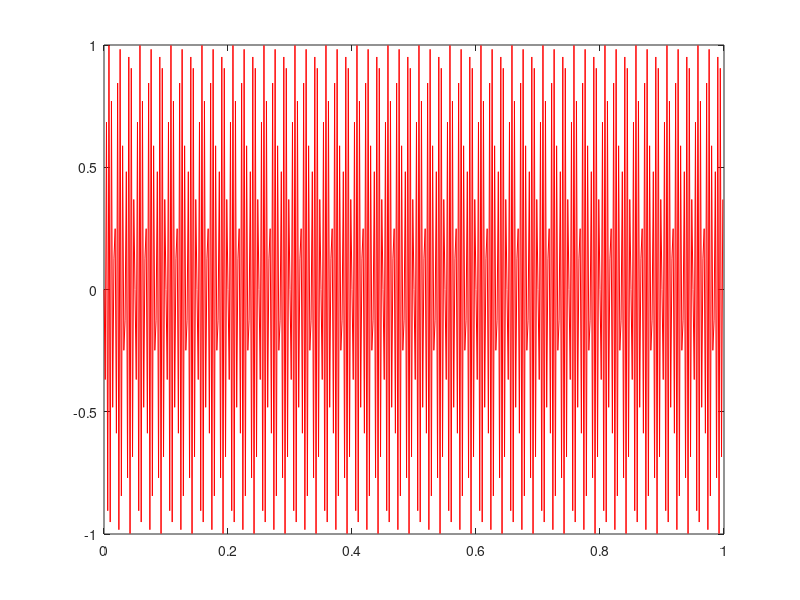

Recreate this plot in MATLAB. (Note: this script raises an error after producing the figure.)
clear all; 
close all;
clc;

Tf=1;
M=500;
Te=Tf/M;
Fe=1/Te;
Ff=1/Tf;
f0=280

temps=[0:Te:(M-1)*Te];

sinus=sin([0:2*pi*f0*Te:2*pi*f0*(M-1)*Te]);
plot (temps, sinus, 'r-');

frequence= [0:Ff:(M-1)*Ff];

signal=zeros(1,M);
for n=0:M-1
    signal(n+1)=s(1,Tf,n*Te);
end


c=zeros(1,M);
for n=0:M-1
    for k=0:M-1 
       c(n+1)=c(n+1)+sinus(k+1)*exp(-2i*pi*n*k/M);
    end 
    c(n+1)=c(n+1)/M;
end
stem (frequence, abs(c));